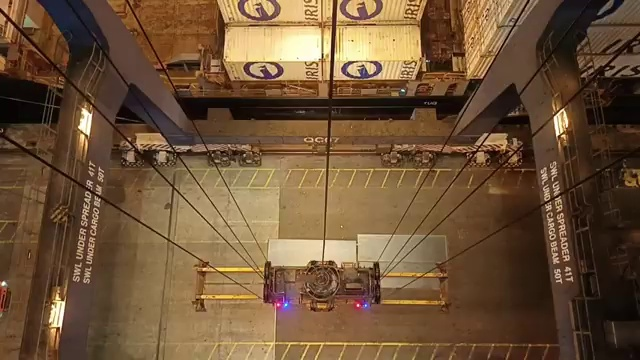
#> input picture phase-1/data/cvat/video1/obj_train_data/frame_00000.jpg, 640 x 360 px, found by its file name; its folder holds only this picture in this run
$ python clean_and_deprecate_frames.py
#> lines starting #> are read from the running program, lines starting #| are printed output that depends on the picture; after the words box and inside, x2 and y2 are one past the last pixel; in counts of white or black regions, pixels touching at a corner belong together
#> in main, img is the input picture: shape (360, 640, 3); mean B, G, R 55.3, 82.5, 110
import os
import cv2
import numpy as np
import shutil
from tqdm import tqdm

# --- Directory Configuration (Relative to scripts folder) ---
SCRIPT_DIR = os.path.dirname(os.path.abspath(__file__))
PHASE1_DIR = os.path.abspath(os.path.join(SCRIPT_DIR, '..'))
DATA_DIR = os.path.join(PHASE1_DIR, 'data')

# Source Folders
RAW_IMAGES_DIR = os.path.join(DATA_DIR, 'CVAT_annotated_Video1', 'obj_train_data')
LABEL_SOURCE_DIR = RAW_IMAGES_DIR # CVAT YOLO export puts .txt in same folder as .jpg

# Target Folder (Finalized for Training)
FINAL_TRAIN_DIR = os.path.join(DATA_DIR, 'clean_data', 'video1_clean_training')

def clean_watermark(frame):
    """
    Applies Navier-Stokes inpainting to the bottom-right corner.
    """
    h, w = frame.shape[:2]
#> h = 360; w = 640
    # User-provided relative coordinates
    y_start, y_end = int(h * 0.91), int(h * 0.98)
#> y_start = 327; y_end = 352
    x_start, x_end = int(w * 0.86), int(w * 0.98)
#> x_start = 550; x_end = 627

    mask = np.zeros((h, w), dtype=np.uint8)
    cv2.rectangle(mask, (x_start-2, y_start-2), (x_end+2, y_end+2), 255, -1)
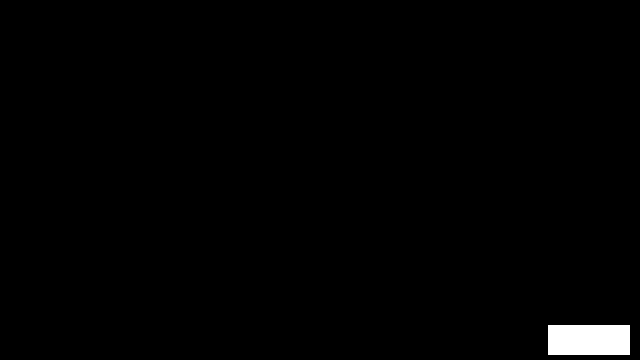
#> mask: shape (360, 640); 1.1% white; 1 white region, box (x1, y1, x2, y2) and area: (548, 325, 630, 355) 2460

    # Inpaint and return
    return cv2.inpaint(frame, mask, 3, cv2.INPAINT_NS)

def main():
    print("--- Initializing AIS Data Pipeline ---")
    os.makedirs(FINAL_TRAIN_DIR, exist_ok=True)

    # 1. Get all image files
    all_files = os.listdir(RAW_IMAGES_DIR)
    image_files = [f for f in all_files if f.lower().endswith(('.jpg', '.png'))]

    print(f"Processing {len(image_files)} frames and syncing labels...")

    for filename in tqdm(image_files, desc="Sanitizing"):
        # Define paths
        img_path = os.path.join(RAW_IMAGES_DIR, filename)
        base_name = os.path.splitext(filename)[0]
        label_name = base_name + ".txt"
        label_path = os.path.join(LABEL_SOURCE_DIR, label_name)

        # A. Process Image
        img = cv2.imread(img_path)
        if img is None: continue

        clean_img = clean_watermark(img)

        # Save image to final training folder
        cv2.imwrite(os.path.join(FINAL_TRAIN_DIR, filename), clean_img)

        # B. Process Label (Copy .txt if it exists)
        if os.path.exists(label_path):
            shutil.copy(label_path, os.path.join(FINAL_TRAIN_DIR, label_name))

    # C. Copy metadata files for model training
    for meta_file in ['obj.names', 'obj.data']:
        meta_src = os.path.join(DATA_DIR, 'CVAT_annotated_Video1', meta_file)
        if os.path.exists(meta_src):
            shutil.copy(meta_src, os.path.join(FINAL_TRAIN_DIR, meta_file))

    print(f"\nSuccess! Cleaned data and synced labels are in: {FINAL_TRAIN_DIR}")

if __name__ == "__main__":
    main()
